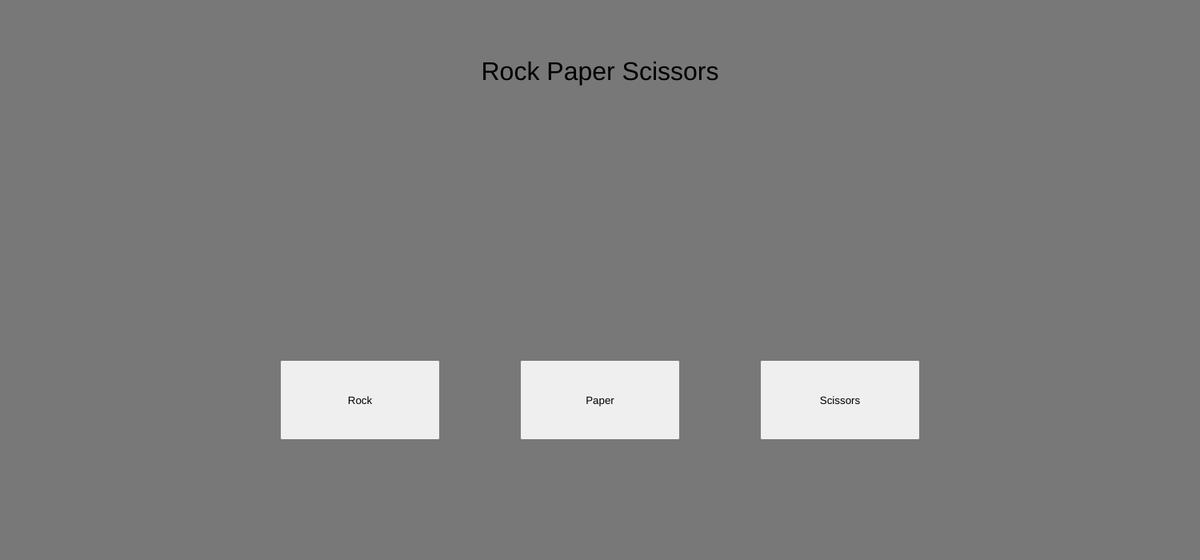
Frame 1 (no input)
Frame 60 (no input): identical to frame 1, image omitted
Frame 120 (the mouse pressed at the canvas centre since frame 60): identical to frame 1, image omitted

The p5.js sketch that drew this single still picture (run headless with seeded random() and noise() and a simulated clock; from frame 60 on, the mouse is pressed at the canvas centre):

// p5.js sketch
// ── sketch.js
let rockButton;
let paperButton;
let scissorsButton;
let playerChoice;
let computerChoice;
let result = '';

function setup() {
  createCanvas(1500, 700);

  rockButton = createButton('Rock');
  rockButton.position(350, 450);
  rockButton.size(200, 100);
  rockButton.mousePressed(() => playGame('rock'));

  paperButton = createButton('Paper');
  paperButton.position(650, 450);
  paperButton.size(200, 100);
  paperButton.mousePressed(() => playGame('paper'));

  scissorsButton = createButton('Scissors');
  scissorsButton.position(950, 450);
  scissorsButton.size(200, 100);
  scissorsButton.mousePressed(() => playGame('scissors'));
}

function playGame(choice) {
  playerChoice = choice;
  computerChoice = getAIChoice();
  result = calculations(playerChoice, computerChoice);
}

function getAIChoice() {
  let choices = ['rock', 'paper', 'scissors'];
  let randomIndex = floor(random(choices.length));
  return choices[randomIndex];
}

function calculations(playerChoice, computerChoice) {
  if (playerChoice === computerChoice) {
    return "It's a tie!";
  }

  if (
    (playerChoice === 'rock' && computerChoice === 'scissors') ||
    (playerChoice === 'paper' && computerChoice === 'rock') ||
    (playerChoice === 'scissors' && computerChoice === 'paper')
  ) {
    return 'Player wins!';
  }

  return 'AI wins!';
}

function draw() {
  background(120);

  textSize(32);
  textAlign(CENTER);

  text('Rock Paper Scissors', width / 2, 100);

  if (result !== '') {
    textSize(24);
    text(result, width / 2, 350);
  }
}
